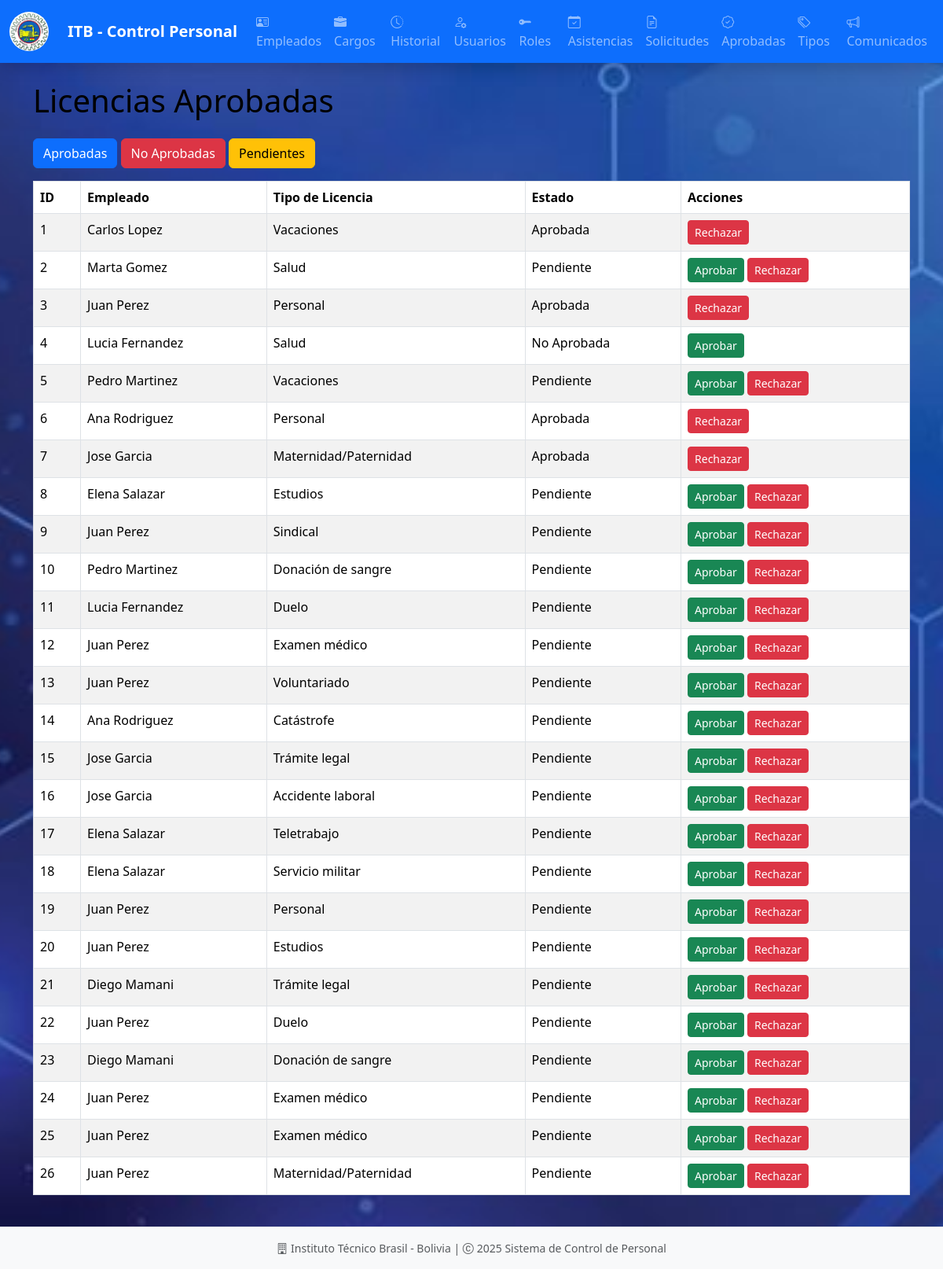
The page /licencias_aprobadas/ on the database as committed earlier.
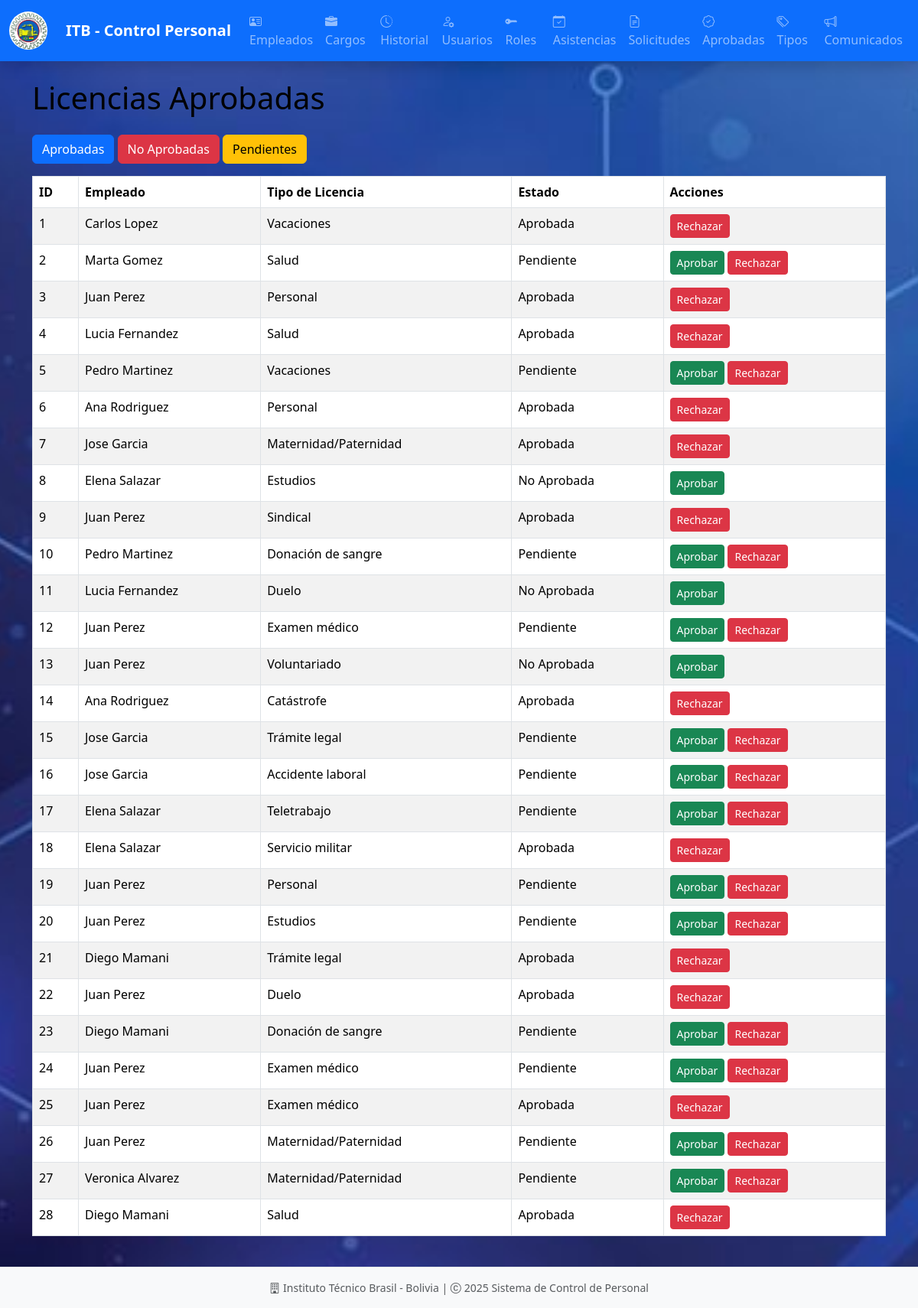
The same page on the database as committed later.
### models/licencia_aprobada_model.py (models this page shows, shortened)
class LicenciaAprobada(db.Model):
    __tablename__ = "licencias_aprobadas"
    id = db.Column(db.Integer, primary_key=True)
    empleado_id = db.Column(db.Integer, db.ForeignKey('empleados.id'), nullable=False)
    solicitud_licencia_id = db.Column(db.Integer, db.ForeignKey('solicitudes_licencia.id'))
    estado = db.Column(db.String(20), nullable=True)
    empleado = db.relationship('Empleado', back_populates='licencias_aprobadas')
    solicitud_licencia = db.relationship('SolicitudLicencia', back_populates='licencia_aprobada')
    @staticmethod
    def get_all():
        return LicenciaAprobada.query.options(
            joinedload(LicenciaAprobada.empleado),
            joinedload(LicenciaAprobada.solicitud_licencia)
        ).all()

### models/empleado_model.py (models this page shows, shortened)
class Empleado(db.Model):
    __tablename__ = "empleados"
    id = db.Column(db.Integer, primary_key=True)
    nombre = db.Column(db.String(255), nullable=False)
    apellido = db.Column(db.String(255), nullable=False)
    ci = db.Column(db.String(20), nullable=False, unique=True)
    email = db.Column(db.String(255), nullable=False, unique=True)
    telefono = db.Column(db.String(20), nullable=False)
    fecha = db.Column(db.DateTime, nullable=False, default=datetime.utcnow)
    cargo_id = db.Column(db.Integer, db.ForeignKey('cargos.id'), nullable=False)
    cargo = db.relationship('Cargo', back_populates='empleados')
    usuarios = db.relationship('Usuario', back_populates='empleado', uselist=False)
    asistencias = db.relationship('Asistencia', back_populates='empleado', cascade='all, delete-orphan')
    historial_laboral = db.relationship('Historial', back_populates='empleado', cascade='all, delete-orphan')
    licencias_aprobadas = db.relationship('LicenciaAprobada', back_populates='empleado', cascade='all, delete-orphan')
    solicitudes_licencia = db.relationship('SolicitudLicencia', back_populates='empleado', cascade='all, delete-orphan')
    def delete(self):
        db.session.delete(self)
        db.session.commit()

### models/tipo_licencia_model.py (models this page shows, shortened)
class TipoLicencia(db.Model):
    __tablename__ = 'tipos_licencia'
    id = db.Column(db.Integer, primary_key=True)
    nombre = db.Column(db.String(100), nullable=False)
    descripcion = db.Column(db.String(200))
    solicitudes = db.relationship('SolicitudLicencia', back_populates='tipo_licencia', cascade='all, delete-orphan')
    def delete(self):
        db.session.delete(self)
        db.session.commit()

### controllers/licencia_aprobada_controller.py (the view)
@licencia_aprobada_bp.route('/')
def index():
    licencias = LicenciaAprobada.get_all()
    return licencia_aprobada_view.list(licencias)

### run.py (called while the page is built)
@app.context_processor
def inject_active_path():
    def is_active(path):
        return 'active' if request.path == path else ''
    return(dict(is_active = is_active))

### views/licencia_aprobada_view.py (called while the page is built)
def list(licencias):
    return render_template('admin/licencias_aprobadas/index.html', licencias=licencias)

### templates/admin/licencias_aprobadas/index.html (shortened to what this page needs)
{% extends 'admin/base.html' %}
{% block content %}
<h1 class="mb-4">Licencias Aprobadas</h1>
<div class="mb-3">
    <a href="{{ url_for('licencia_aprobada.index_por_estado', estado='Aprobada') }}" class="btn btn-primary">Aprobadas</a>
    <a href="{{ url_for('licencia_aprobada.index_por_estado', estado='No Aprobada') }}" class="btn btn-danger">No Aprobadas</a>
    <a href="{{ url_for('licencia_aprobada.index_por_estado', estado='Pendiente') }}" class="btn btn-warning">Pendientes</a>
</div>
<table class="table table-striped table-bordered table-hover">
    <thead class="thead-dark">
        <tr>
            <th>ID</th>
            <th>Empleado</th>
            <th>Tipo de Licencia</th>
            <th>Estado</th>
            <th>Acciones</th>
        </tr>
    </thead>
    <tbody>
        {% for licencia in licencias %}
        <tr>
            <td>{{ licencia.id }}</td>
            <td>{{ licencia.empleado.nombre }} {{ licencia.empleado.apellido }}</td>
            <td>{{ licencia.solicitud_licencia.tipo_licencia.nombre if licencia.solicitud_licencia else 'N/A' }}</td>
            <td>{{ licencia.estado }}</td>
            <td>
                {% if licencia.estado != 'Aprobada' %}
                <a href="{{ url_for('licencia_aprobada.cambiar_estado', id=licencia.id, nuevo_estado='Aprobada') }}"
                   class="btn btn-success btn-sm">Aprobar</a>
                {% endif %}
                {% if licencia.estado != 'No Aprobada' %}
                <a href="{{ url_for('licencia_aprobada.cambiar_estado', id=licencia.id, nuevo_estado='No Aprobada') }}"
                   class="btn btn-danger btn-sm">Rechazar</a>
                {% endif %}
            </td>
        </tr>
        {% endfor %}
    </tbody>
</table>
{% endblock %}

### templates/admin/base.html (shortened to what this page needs)
<!doctype html>
<html lang="es" data-bs-theme="light">
<head>
  <link href="https://cdn.jsdelivr.net/npm/bootstrap@5.3.3/dist/css/bootstrap.min.css" rel="stylesheet">
  <link rel="stylesheet" href="https://cdn.jsdelivr.net/npm/bootstrap-icons@1.11.3/font/bootstrap-icons.min.css">
  <link rel="stylesheet" href="{{ url_for('static', filename='style/style_admin.css') }}">
</head>
<body class="d-flex flex-column min-vh-100">
  <nav class="navbar navbar-expand-lg navbar-dark bg-primary shadow sticky-top">
    <div class="container-fluid">
      <a class="navbar-brand d-flex align-items-center gap-2" href="{{ url_for('admin.dashboard') }}">
        <div class="d-flex align-items-center gap-2">
          <img src="{{ url_for('static', filename='images/logo_itb.jpg') }}" class="rounded-circle" height="50" width="50">
        </div>
        <span class="fw-semibold fs-5 m-0 ms-3">ITB - Control Personal</span>
      </a>
      <div class="collapse navbar-collapse" id="navbarNav">
        <ul class="navbar-nav me-auto mb-2 mb-lg-0">
          <li class="nav-item"><a class="nav-link" href="{{ url_for('admin.empleados') }}"><i class="bi bi-person-vcard me-1"></i>Empleados</a></li>
          <li class="nav-item"><a class="nav-link" href="{{ url_for('admin.cargos') }}"><i class="bi bi-briefcase-fill me-1"></i>Cargos</a></li>
          <li class="nav-item"><a class="nav-link" href="{{ url_for('admin.historiales') }}"><i class="bi bi-clock-history me-1"></i>Historial</a></li>
          <li class="nav-item"><a class="nav-link" href="{{ url_for('admin.usuarios') }}"><i class="bi bi-person-gear me-1"></i>Usuarios</a></li>
          <li class="nav-item"><a class="nav-link" href="{{ url_for('admin.roles') }}"><i class="bi bi-key-fill me-1"></i>Roles</a></li>
          <li class="nav-item"><a class="nav-link" href="{{ url_for('admin.asistencias') }}"><i class="bi bi-calendar-check me-1"></i>Asistencias</a></li>
          <li class="nav-item"><a class="nav-link" href="{{ url_for('solicitud_licencia.index') }}"><i class="bi bi-file-earmark-text me-1"></i>Solicitudes</a></li>
          <li class="nav-item"><a class="nav-link" href="{{ url_for('licencia_aprobada.index') }}"><i class="bi bi-patch-check me-1"></i>Aprobadas</a></li>
          <li class="nav-item"><a class="nav-link" href="{{ url_for('tipo_licencia.index') }}"><i class="bi bi-tags me-1"></i>Tipos</a></li>
          <li class="nav-item"><a class="nav-link" href="{{ url_for('admin.comunicados') }}"><i class="bi bi-megaphone me-1"></i>Comunicados</a></li>
        </ul>
      </div>
    </div>
  </nav>
  <main class="container my-4 content-wrapper flex-grow-1">
    {% block content %}{% endblock %}
  </main>
  <footer class="bg-light border-top py-3 mt-auto">
    <div class="container text-center text-muted small">
      <i class="bi bi-building me-1"></i>Instituto Técnico Brasil - Bolivia | <i class="bi bi-c-circle me-1"></i>2025 Sistema de Control de Personal
    </div>
  </footer>
</body>
</html>

### static/style/style_admin.css (style rules this page uses)
:root { --primary-color: #0d6efd; --secondary-color: #6c757d; --success-color: #198754; --info-color: #0dcaf0; --warning-color: #ffc107; --danger-color: #dc3545; --light-color: #f8f9fa; --dark-color: #212529; }
body { font-family: 'Segoe UI', Tahoma, Geneva, Verdana, sans-serif; background-image: url('../images/background.jpg'); background-size: cover; background-repeat: no-repeat; background-attachment: fixed; background-position: center; color: #000000; }
.navbar { box-shadow: 0 2px 10px rgba(0, 0, 0, 0.1); }
.navbar-brand img { transition: transform 0.3s ease; height: 50px; width: 50px; object-fit: cover; border-radius: 50%; }
.content-wrapper { animation: fadeIn 0.5s ease-out; }

Rows that differ between the two databases and show on the page:
changed LicenciaAprobada id 4: estado "No Aprobada" → "Aprobada"; estado "Aprobar" → "Rechazar"
changed LicenciaAprobada id 8: estado "Pendiente" → "No Aprobada"; no longer shows "Rechazar"
changed LicenciaAprobada "Sindical": estado "Pendiente" → "Aprobada"; no longer shows "Aprobar"
changed LicenciaAprobada id 11: estado "Pendiente" → "No Aprobada"; no longer shows "Rechazar"
changed LicenciaAprobada "Voluntariado": estado "Pendiente" → "No Aprobada"; no longer shows "Rechazar"
changed LicenciaAprobada "Catástrofe": estado "Pendiente" → "Aprobada"; no longer shows "Aprobar"
changed LicenciaAprobada "Servicio militar": estado "Pendiente" → "Aprobada"; no longer shows "Aprobar"
changed LicenciaAprobada id 21: estado "Pendiente" → "Aprobada"; no longer shows "Aprobar"
changed LicenciaAprobada id 22: estado "Pendiente" → "Aprobada"; no longer shows "Aprobar"
changed LicenciaAprobada id 25: estado "Pendiente" → "Aprobada"; no longer shows "Aprobar"
added LicenciaAprobada: id "27", empleado.nombre "Veronica", empleado.apellido "Alvarez", solicitud_licencia.tipo_licencia "Maternidad/Paternidad", estado "Pendiente"
added LicenciaAprobada: id "28", empleado.nombre "Diego", empleado.apellido "Mamani", solicitud_licencia.tipo_licencia "Salud", estado "Aprobada"
